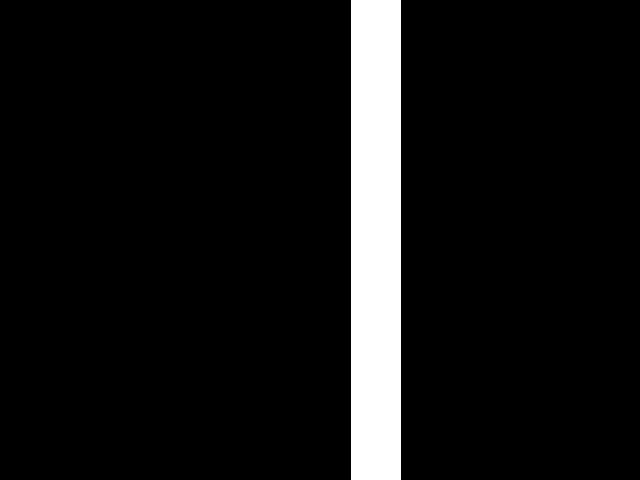
#> input picture data/debug_course.jpg, 640 x 480 px
$ python car_model.py
#> lines starting #> are read from the running program, lines starting #| are printed output that depends on the picture
# -*- coding: utf-8 -*-
"""

"""

import numpy as np
import matplotlib.pyplot as plt
import matplotlib.patches as patches

from PIL import Image, ImageDraw

WINDOW_W = 640
WINDOW_H = 480

def rot(th):
    return np.array([
        [np.cos(th), -np.sin(th), 0.0],
        [np.sin(th),  np.cos(th), 0.0],
        [0.0, 0.0, 1.0],
        ])

def trans(dx,dy):
    return np.array([
        [1.0, 0.0, dx],
        [0.0, 1.0, dy],
        [0.0, 0.0, 1.0]
        ])

def mirrorX():
    return np.array([
        [-1,0,0],
        [0,1,0],
        [0,0,1]
        ])

def drawLine(ax, xy, color="green"):
    _,c = xy.shape
    xy = xy[0:2,:]
    for i in range(0,c,2):
        prt = xy[:,i:i+2]
        ax.plot(prt[0,:],prt[1,:], color=color)

def drawCircle(ax, xy, _r=1.4, _fc='b'):
    _,c = xy.shape
    xy = xy[0:2,:]
    for i in range(c):
        ax.add_patch(patches.Circle(xy[:,i], radius=_r, fc=_fc))


class Pose:
    def __init__(self,x,y,q):
        self.x = x
        self.y = y
        self.q = q

    def get_tf(self):
        return trans(self.x,self.y) @ rot(self.q)


class Car:
    def __init__(self):
        #robot size
        self.BODY_W = 40
        self.BODY_L = 70
        self.THICK = 5
        self.DIAMETER = 30

        self.body = np.array([
            [0,0,1],
            [self.BODY_W, 0,1],
            [self.BODY_W, self.BODY_L,1],
            [0, self.BODY_L,1],
            ]).T

        self.tire = np.array([
            [0,0,1],
            [self.THICK, 0,1],
            [self.THICK, self.DIAMETER,1],
            [0, self.DIAMETER,1],
            ]).T

        self.sens = np.array([
            [-self.BODY_W/2.0 + 8, 65, 1]
            ]).T

        self.body = np.dot(trans(-self.BODY_W/2.0, -self.DIAMETER/2.0),self.body)
        self.tireR = np.dot(trans(self.BODY_W/2.0, -self.DIAMETER/2.0),self.tire)
        self.tireL = np.dot(mirrorX(),self.tireR)
        self.sensR = np.dot(trans(0, -15),self.sens)
        self.sensL = np.dot(mirrorX(),self.sensR)

    def calc_steer(self,pose,vel_L,vel_R):
        t_sq = (vel_L - vel_R) / self.BODY_W
        t_vel = (vel_L + vel_R) / 2.0
        #R = self.BODY_W/2.0 * (vel_R - vel_L) / (vel_R - vel_L+0.001)
        #print(f"t_sq={t_sq:.2g}, t_vel={t_vel:.2g}, R={R:.2g}")

        pose.x -= t_vel * np.sin(pose.q)
        pose.y += t_vel * np.cos(pose.q)
        pose.q += t_sq

        if pose.x < 0:
            pose.x += WINDOW_W
        if pose.x >= WINDOW_W:
            pose.x -= WINDOW_W
        if pose.y < 0:
            pose.y += WINDOW_H
        if pose.y >= WINDOW_H:
            pose.y -= WINDOW_H
        #print(f"pose.q={pose.q:.2g}, pose.x={pose.x:.2g}, pose.y={pose.y:.2g}")

    def threshold(self,sens_value):
        if sens_value < 128:
            return 0
        else:
            return 1

    def get_sens(self,pose,pix):
        def clamp(val,maxval):
            return int(max(min(maxval,val),0))

        sr = pose.get_tf() @ self.sensR
        sl = pose.get_tf() @ self.sensL

        srx,sry,_ = list(int(v) for v in sr)
        slx,sly,_ = list(int(v) for v in sl)

        cr = pix[clamp(sry,WINDOW_H-1),clamp(srx,WINDOW_W-1)]
        cl = pix[clamp(sly,WINDOW_H-1),clamp(slx,WINDOW_W-1)]
        #print(f"sensL: pix[{slx},{sly}]={cl} sensR: pix[{srx},{sry}]={cr}")

        cr = self.threshold(cr)
        cl = self.threshold(cl)
        return cl,cr


def main():

    coursePix = np.array(Image.open('data/debug_course.jpg').convert('L'))

    car = Car()

    pose = Pose(400,300,np.pi)

    for i in range(67):  #(3.14/2)/0.025 = 68
    #for i in range(1):  #(3.14/2)/0.025 = 68
        car.calc_steer(pose, 1,2)
        #print(f"q={pose.q:.4g}, x={pose.x:.4g}, y={pose.y:.4g}")
        cl,cr = car.get_sens(pose,coursePix)

        #if False:
        if True:
            ax = plt.subplot(1, 1, 1)

            dv = pose.get_tf()
            print(dv)
            c_body  = dv @ car.body
            c_tireR = dv @ car.tireR
            c_tireL = dv @ car.tireL
            c_sensR = dv @ car.sensR
            c_sensL = dv @ car.sensL
            drawCircle(ax, c_body , _fc='g')
            drawCircle(ax, c_tireR, _fc='g')
            drawCircle(ax, c_tireL, _fc='g')
            drawCircle(ax, c_sensR, _fc='r', _r=2)
            drawCircle(ax, c_sensL, _fc='r', _r=2)

            ax.set_xlabel("X [mm]")
            ax.set_ylabel("Y [mm]")
            plt.axis('scaled')
            ax.set_aspect('equal')
            ax.set_xlim([0,WINDOW_W])
            ax.set_ylim([0,WINDOW_H])
            ax.invert_yaxis()
            ax.grid()
            plt.show()

            #if True:
            if False:
                name = "car{0}.png".format(i)
                plt.savefig(name)
                plt.clf()
#> this loop made 67 passes
#> (cr, cl) on passes 1 to 12: (0, 1), (0, 1), (0, 1), (0, 1), (0, 1), (0, 1), (0, 1), (1, 1), (1, 1), (1, 1), (1, 1), (1, 1)
#> (cl, cr) on passes 61 to 66: (0, 0), (0, 0), (0, 0), (0, 0), (0, 0), (0, 0)
#> pass 1, in main, `plt.show()`:
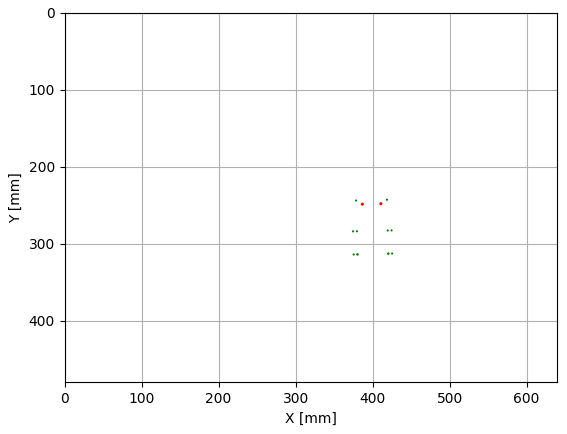
#> figure drawn by matplotlib, 1 panel

if __name__ == "__main__":
    main()
